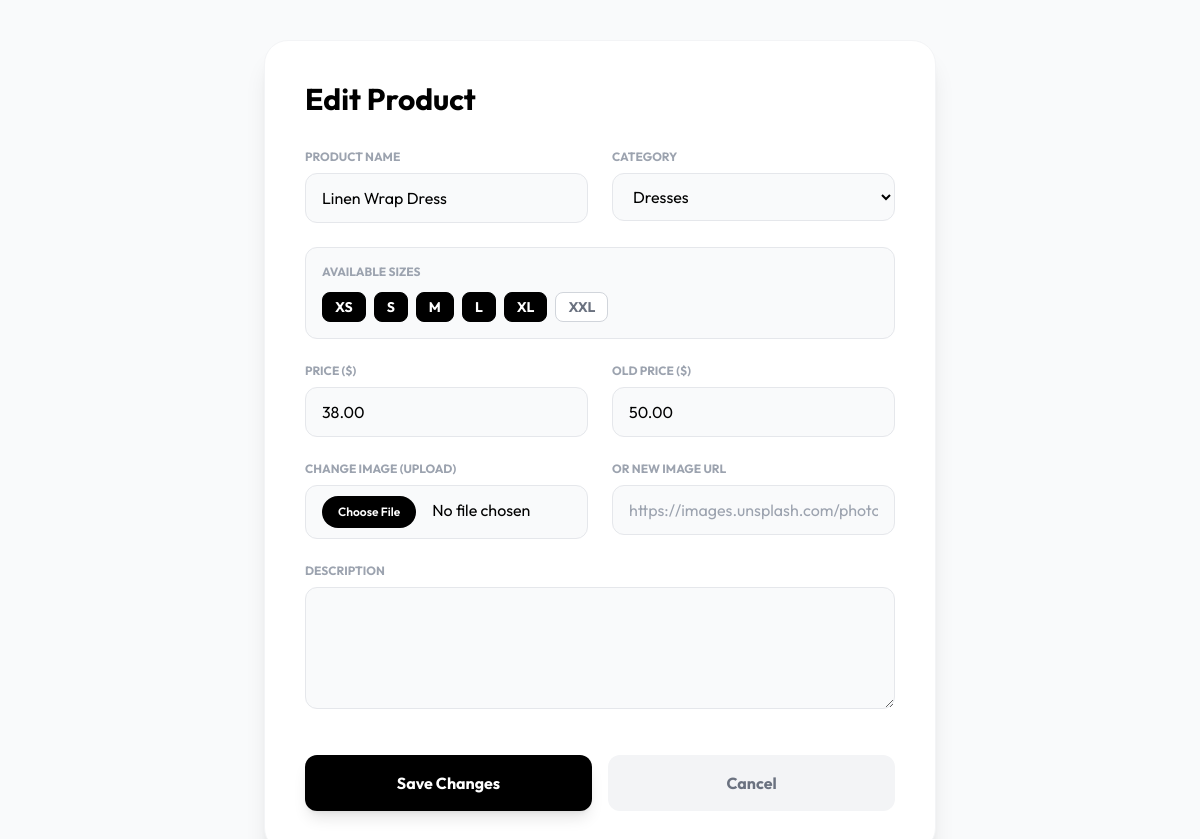
The app's page /admin/product-edit.php?id=6 (signed in) with its own data.
### tables this page shows
CREATE TABLE `products` (
  `id` int(6) unsigned NOT NULL AUTO_INCREMENT,
  `name` varchar(100) NOT NULL,
  `category` varchar(50) NOT NULL,
  `price` decimal(10,2) NOT NULL,
  `old_price` decimal(10,2) DEFAULT NULL,
  `sizes` varchar(255) DEFAULT NULL,
  `colors` varchar(255) DEFAULT NULL,
  `image` varchar(255) NOT NULL,
  `description` text DEFAULT NULL,
  `sales_count` int(11) DEFAULT 0,
  `created_at` timestamp NOT NULL DEFAULT current_timestamp(),
  PRIMARY KEY (`id`)
);

### admin/product-edit.php (the view, shortened to what this page needs)
<?php
require_once '../includes/db.php';
$id = $_GET['id'] ?? null;
$result = $conn->query("SELECT * FROM products WHERE id=$id");
$product = $result->fetch_assoc();
?>
<!DOCTYPE html>
<html lang="en">
<head>
    <script src="https://cdn.tailwindcss.com"></script>
</head>
<body class="bg-gray-50 flex items-center justify-center min-h-screen py-10">
    <div class="bg-white p-10 rounded-3xl shadow-xl w-full max-w-2xl border border-gray-100">
        <h2 class="text-3xl font-bold mb-8">Edit Product</h2>
        <form method="POST" enctype="multipart/form-data" class="space-y-6">
            <div class="grid grid-cols-1 md:grid-cols-2 gap-6">
                <div>
                    <label class="block text-xs font-bold uppercase text-gray-400 mb-2">Product Name</label>
                    <input type="text" name="name" value="<?= $product['name'] ?>" required class="w-full bg-gray-50 border border-gray-200 rounded-xl py-3 px-4 focus:outline-none focus:border-black transition">
                </div>
                <div>
                    <label class="block text-xs font-bold uppercase text-gray-400 mb-2">Category</label>
                    <select name="category" class="w-full bg-gray-50 border border-gray-200 rounded-xl py-3 px-4 focus:outline-none focus:border-black transition">
                        <?php
                        $cats = ['Dresses', 'Shoes', 'Bags', 'Accessories', 'Jewelry'];
                        foreach($cats as $c) {
                            $sel = ($c == $product['category']) ? 'selected' : '';
                            echo "<option value='$c' $sel>$c</option>";
                        }
                        ?>
                    </select>
                </div>
            </div>
            <div class="bg-gray-50 rounded-xl p-4 border border-gray-200">
                <label class="block text-xs font-bold uppercase text-gray-400 mb-3">Available Sizes</label>
                <div class="flex flex-wrap gap-2">
                    <?php
                    if($product['category'] == 'Shoes') $show_sizes = ['36','37','38','39','40','41','42'];
                    elseif($product['category'] == 'Dresses') $show_sizes = ['XS','S','M','L','XL','XXL'];
                    else $show_sizes = ['One Size'];
                    foreach($show_sizes as $s):
                    ?>
                    <label class="cursor-pointer">
                        <span class="block px-3 py-1 rounded-lg border border-gray-300 bg-white text-gray-500 text-sm font-bold peer-checked:bg-black peer-checked:text-white peer-checked:border-black transition select-none"><?= $s ?></span>
                    </label>
                    <?php endforeach; ?>
                </div>
            </div>
            <div class="grid grid-cols-1 md:grid-cols-2 gap-6">
                <div>
                    <label class="block text-xs font-bold uppercase text-gray-400 mb-2">Price ($)</label>
                    <input type="number" step="0.01" name="price" value="<?= $product['price'] ?>" required class="w-full bg-gray-50 border border-gray-200 rounded-xl py-3 px-4 focus:outline-none focus:border-black transition">
                </div>
                <div>
                    <label class="block text-xs font-bold uppercase text-gray-400 mb-2">Old Price ($)</label>
                    <input type="number" step="0.01" name="old_price" value="<?= $product['old_price'] ?>" class="w-full bg-gray-50 border border-gray-200 rounded-xl py-3 px-4 focus:outline-none focus:border-black transition">
                </div>
            </div>
            <div class="grid grid-cols-1 md:grid-cols-2 gap-6">
                <div>
                    <label class="block text-xs font-bold uppercase text-gray-400 mb-2">Change Image (Upload)</label>
                    <input type="file" name="image_file" accept="image/*" class="w-full bg-gray-50 border border-gray-200 rounded-xl py-2.5 px-4 focus:outline-none focus:border-black transition file:mr-4 file:py-2 file:px-4 file:rounded-full file:border-0 file:text-xs file:font-semibold file:bg-black file:text-white hover:file:bg-gray-800">
                </div>
                <div>
                    <label class="block text-xs font-bold uppercase text-gray-400 mb-2">OR New Image URL</label>
                    <input type="url" name="image_url" placeholder="<?= $product['image'] ?>" class="w-full bg-gray-50 border border-gray-200 rounded-xl py-3 px-4 focus:outline-none focus:border-black transition">
                </div>
            </div>
            <div>
                <label class="block text-xs font-bold uppercase text-gray-400 mb-2">Description</label>
                <textarea name="description" rows="4" class="w-full bg-gray-50 border border-gray-200 rounded-xl py-3 px-4 focus:outline-none focus:border-black transition"><?= $product['description'] ?></textarea>
            </div>
            <div class="pt-4 flex gap-4">
                <button type="submit" class="flex-1 bg-black text-white py-4 rounded-xl font-bold hover:bg-gray-800 transition shadow-lg">Save Changes</button>
                <a href="products.php" class="flex-1 bg-gray-100 text-gray-500 py-4 rounded-xl font-bold hover:bg-gray-200 transition text-center flex items-center justify-center">Cancel</a>
            </div>
        </form>
    </div>
</body>
</html>

### admin/product-edit.php (style rules this page uses)
body { font-family: 'Outfit', sans-serif; }

### records on screen
products: name "Linen Wrap Dress", price "38.00", old_price "50.00", image_url "https://images.unsplash.com/photo-1595777457583-95e059d581b8?q=80&w=400"

### other values on screen
$s "XS"
$s "S"
$s "M"
$s "L"
$s "XL"
$s "XXL"
form field category "Dresses"
